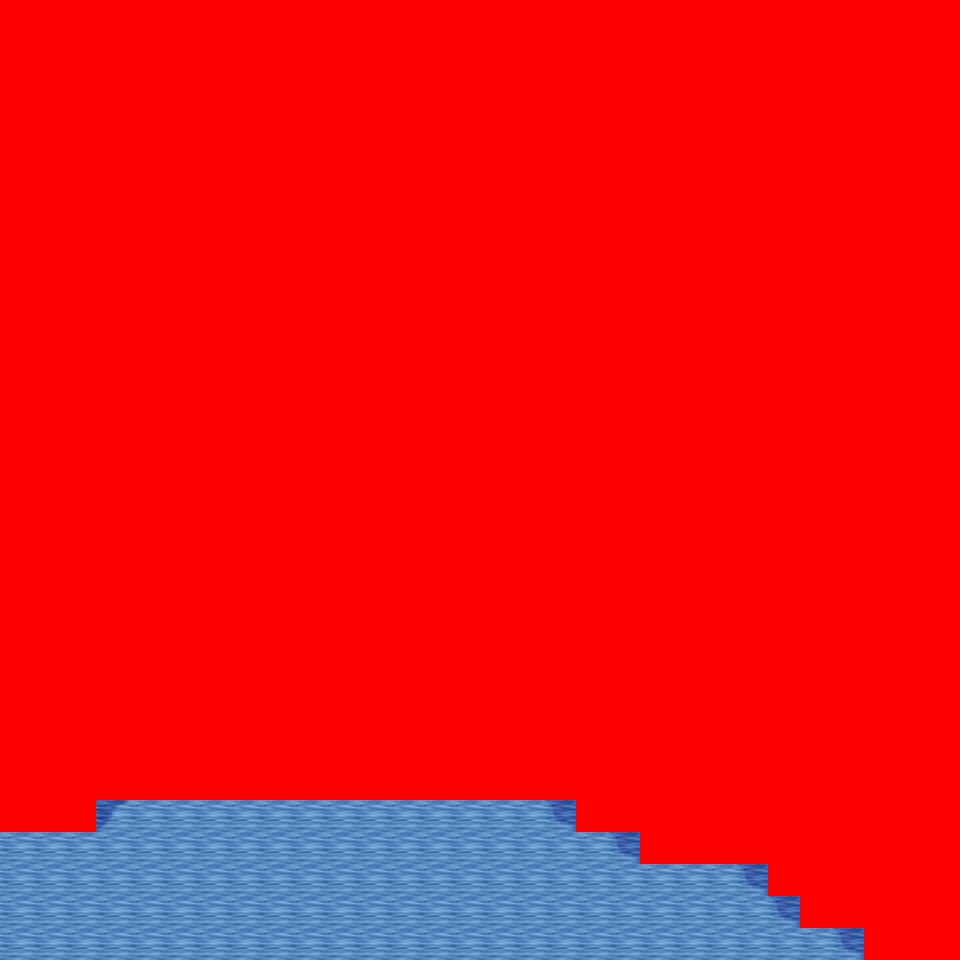

This is a level from a 2D game, rendered from its Tiled map with the project's own tilesets. A one-line summary and the map file follow, with tile-layer data summarised:
An orthogonal 30x30 tile map with 32x32 px tiles, 6 tile layers (Ground, Object, Object2, Above, ...), 10 tilesets and 2 objects (2x mapExit).

<map version="1.0" orientation="orthogonal" renderorder="right-down" width="30" height="30" tilewidth="32" tileheight="32" nextobjectid="3">
  <tileset firstgid="1" name="tileset_logic_collision" tilewidth="32" tileheight="32" tilecount="1" columns="1">
    <image source="../drawable/tileset_logic_collision.png" width="32" height="32" />
  </tileset>
  <tileset firstgid="2" name="tileset_ground_ground" tilewidth="32" tileheight="32" tilecount="33" columns="3">
    <image source="../drawable/tileset_ground_ground.png" width="96" height="352" />
  </tileset>
  <tileset firstgid="35" name="tileset_ground_earth_edges" tilewidth="32" tileheight="32" tilecount="18" columns="6">
    <image source="../drawable/tileset_ground_earth_edges.png" width="192" height="96" />
  </tileset>
  <tileset firstgid="53" name="tileset_ground_grass_corners" tilewidth="32" tileheight="32" tilecount="24" columns="6">
    <image source="../drawable/tileset_ground_grass_corners.png" width="192" height="128" />
  </tileset>
  <tileset firstgid="77" name="tileset_ground_grass_edges" tilewidth="32" tileheight="32" tilecount="36" columns="12">
    <image source="../drawable/tileset_ground_grass_edges.png" width="384" height="96" />
  </tileset>
  <tileset firstgid="113" name="tileset_ground_water_pool" tilewidth="32" tileheight="32" tilecount="72" columns="3">
    <image source="../drawable/tileset_ground_water_pool.png" width="96" height="768" />
  </tileset>
  <tileset firstgid="185" name="tileset_ground_ridge_earth_pale" tilewidth="32" tileheight="32" tilecount="96" columns="12">
    <image source="../drawable/tileset_ground_ridge_earth_pale.png" width="384" height="256" />
  </tileset>
  <tileset firstgid="281" name="tileset_ground_ridge_earth_dark" tilewidth="32" tileheight="32" tilecount="96" columns="12">
    <image source="../drawable/tileset_ground_ridge_earth_dark.png" width="384" height="256" />
  </tileset>
  <tileset firstgid="377" name="tileset_plant_stump_stump_vertical" tilewidth="32" tileheight="32" tilecount="1" columns="1">
    <image source="../drawable/tileset_plant_stump_stump_vertical.png" width="32" height="32" />
  </tileset>
  <tileset firstgid="378" name="tileset_plant_tree_tree_darkgreen" tilewidth="32" tileheight="32" tilecount="88" columns="8">
    <image source="../drawable/tileset_plant_tree_tree_darkgreen.png" width="256" height="352" />
  </tileset>
  <layer name="Ground" width="30" height="30">
    <data>[900 cells, 900 non-empty, 5 distinct tile ids]</data>
  </layer>
  <layer name="Object" width="30" height="30">
    <data>[900 cells, 0 non-empty, 0 distinct tile ids]</data>
  </layer>
  <layer name="Object2" width="30" height="30">
    <data>[900 cells, 0 non-empty, 0 distinct tile ids]</data>
  </layer>
  <layer name="Above" width="30" height="30">
    <data>[900 cells, 0 non-empty, 0 distinct tile ids]</data>
  </layer>
  <layer name="Above2" width="30" height="30">
    <data>[900 cells, 0 non-empty, 0 distinct tile ids]</data>
  </layer>
  <layer name="Walkable" width="30" height="30">
    <data>[900 cells, 789 non-empty, 1 distinct tile ids]</data>
  </layer>
  <objectgroup name="MapEvents">
    <object id="1" name="south" type="mapExit" x="0" y="928" width="864" height="32">
      <properties>
        <property name="map" value="level_0_x1_y77" />
        <property name="x" value="0" />
        <property name="y" value="1" />
      </properties>
    </object>
    <object id="2" name="west" type="mapExit" x="0" y="832" width="32" height="128">
      <properties>
        <property name="map" value="level_0_x0_y76" />
        <property name="x" value="28" />
        <property name="y" value="26" />
      </properties>
    </object>
  </objectgroup>
</map>
